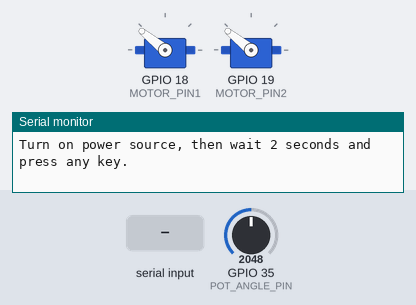
Simulated run of this sketch. Board: ESP32. Parts: 2 × servo, the last lines printed to the serial monitor. The inputs (shaded band) are chosen by the test bench; at power-on: GPIO 35 (POT_ANGLE_PIN) = 2048.

Above: at 3.3 s.
3.4 s: "S2\n" received over Serial
At 4.5 s:
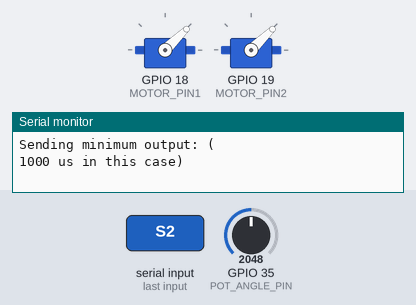
6.4 s: "SET 90\n" received over Serial
At 9.2 s:
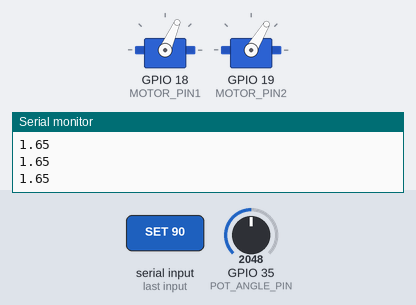
9.4 s: GPIO 35 (POT_ANGLE_PIN) set to 3603
At 10.0 s:
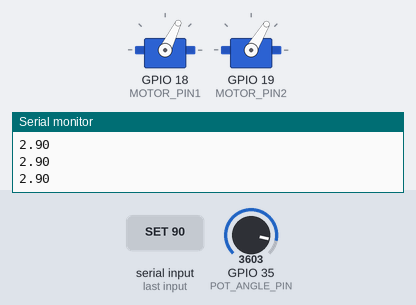
Timing chart, 0 to 12.4 s (numbered marks = the images above; inputs shaded):
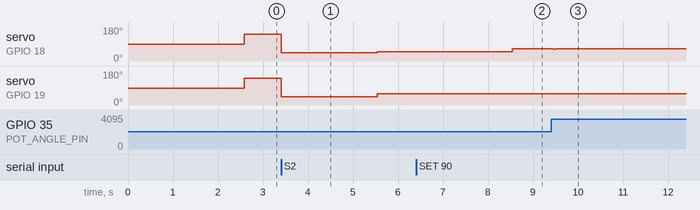

The sketch:

ESP32_PI_CONTROLLER.ino
```cpp
#include <ESP32Servo.h>

#define MAX_SIGNAL 2000
#define MIN_SIGNAL 1000
#define MOTOR_PIN1 18 // GPIO 18
#define MOTOR_PIN2 19 // GPIO 19
#define POT_ANGLE_PIN 35    // GPIO 34, para medir el ángulo
//#define POT_REF_PIN 34      // GPIO 35, para la referencia de voltaje
const int CONSTANT_SPEED = 1150;
bool motor2Running = true;

const int FILTER_SIZE = 10;
float errorBuffer[FILTER_SIZE] = {0};

// Variables para la ecuación en diferencias del controlador
float previousU = 0;
float previousY = 0;
float currentU = 0;
float currentY = 0;

// Variables para control del tiempo de muestreo
unsigned long lastTime = 0;
const float sampleTime = 0.00105; // Tiempo de muestreo en segundos (1.05 ms)

// Variable para controlar el tiempo de establecimiento inicial
unsigned long startTime = 0;
const unsigned long settlingTime = 3000; // Tiempo de establecimiento en milisegundos (5 segundos)

Servo motor1;
Servo motor2;

float refVoltage = 1.6; // Valor inicial de referencia de voltaje
float ref = 1.6;


void setup() {
  Serial.begin(9600);
  Serial.println("CALIBRACIÓN DEL ESC...");
  Serial.println(" ");
  delay(1500);
  Serial.println("Empieza el programa..");
  delay(1000);
  Serial.println("Inicialización del ESC.");

  motor1.attach(MOTOR_PIN1);
  motor2.attach(MOTOR_PIN2);

  // Calibración de ambos motores con señal máxima
  Serial.print("Now writing maximum output: ("); Serial.print(MAX_SIGNAL); Serial.print(" us in this case)"); Serial.print("\n");
  Serial.println("Turn on power source, then wait 2 seconds and press any key.");
  motor1.writeMicroseconds(MAX_SIGNAL);
  motor2.writeMicroseconds(MAX_SIGNAL);

  // Esperar entrada del usuario
  while (!Serial.available());
  Serial.read();

  // Calibración de ambos motores con señal mínima
  Serial.println("\n");
  Serial.println("Sending minimum output: ("); Serial.print(MIN_SIGNAL); Serial.print(" us in this case)"); Serial.print("\n");
  motor1.writeMicroseconds(MIN_SIGNAL);
  motor2.writeMicroseconds(MIN_SIGNAL);

  // Pequeña demora para asegurar que la calibración se complete
  delay(2000);

  Serial.println("The ESCs are calibrated");
  Serial.println("----");
  Serial.println("Motor2 is set to a constant speed of 1150 us");
  Serial.println("Now, adjust the potentiometer to control motor1 speed.");
  Serial.println("Type 'S2' to stop motor2");
  Serial.println("Type 'SET X.X' to set reference voltage");

  // Configurar motor2 a velocidad constante
  motor2.writeMicroseconds(CONSTANT_SPEED);

  // Configurar motor1 a velocidad inicial del 6%
  motor1.writeMicroseconds(1060); // 6% de la velocidad

  // Inicializar el tiempo de inicio
  startTime = millis();
}

void loop() {
  unsigned long currentTime = millis();
  unsigned long elapsedTime = currentTime - lastTime;
  unsigned long runningTime = currentTime - startTime;

  // Verificar si ha pasado el tiempo de muestreo
  if (elapsedTime >= sampleTime * 1000) { // Convertir tiempo de muestreo a milisegundos
    lastTime = currentTime;

    if (Serial.available() > 0) {
      String input = Serial.readStringUntil('\n'); // Leer la entrada hasta un carácter de nueva línea
      input.trim(); // Eliminar cualquier espacio en blanco al inicio o al final

      if (input.equals("S2")) {
        motor2Running = false;
        motor2.writeMicroseconds(MIN_SIGNAL); // Detener motor2
        Serial.println("Motor2 stopped");
      } else if (input.startsWith("SET ")) {
        input.remove(0, 4); // Eliminar el comando 'SET '
        ref = input.toFloat(); // Convertir el valor a float
        Serial.print("Reference voltage set to: "); Serial.print(refVoltage); Serial.println(" V");
      }
    }
    refVoltage = ((ref)/(24.1379))+1.5498;
    // Leer valores de los potenciómetros
    int potAngleValue = analogRead(POT_ANGLE_PIN);
    //int potRefValue = analogRead(POT_REF_PIN);

    // Convertir los valores de los potenciómetros a voltaje
    float angleVoltage = potAngleValue * (3.3 / 4095.0);

    float error = refVoltage - angleVoltage;

    for (int i = FILTER_SIZE - 1; i > 0; i--) {
      errorBuffer[i] = errorBuffer[i - 1];
    }

    errorBuffer[0] = error;

    // Calcular la media móvil del error
    float filteredError = 0;
    for (int i = 0; i < FILTER_SIZE; i++) {
      filteredError += errorBuffer[i];
    }
    filteredError /= FILTER_SIZE;

    // Si ha pasado el tiempo de establecimiento, comenzar a ajustar la velocidad del motor
    if (runningTime >= settlingTime) {
      // Calcular la señal de control (u)
      currentU = filteredError; // Aquí puedes agregar cualquier transformación o ganancia si es necesario

      // Implementar la ecuación en diferencias
      currentY = 0.9721 * currentU - 0.9713 * previousU + previousY;

      // Actualizar los valores anteriores
      previousU = currentU;
      previousY = currentY;

      // Mapear la señal de control al rango de velocidad del motor1
      int mappedSpeed = map(currentY * 1000, 0, 3300, 1060, 1220); // Ajustar los límites si es necesario

      // Limitar la velocidad del motor a su rango máximo y mínimo
      if (mappedSpeed > 1220) {
        mappedSpeed = 1220;
      } else if (mappedSpeed < 1060) {
        mappedSpeed = 1060;
      }

      // Ajustar la velocidad del motor1
      motor1.writeMicroseconds(mappedSpeed);

      float SPEED = (mappedSpeed - 1000) / 10.0;

      //Serial.print(refVoltage +0.15);
      Serial.print(angleVoltage);
      Serial.print("\n");
    } else {
      // Mostrar el tiempo restante para el ajuste
      //Serial.print("Stabilizing... Time remaining: "); Serial.print((settlingTime - runningTime) / 1000.0); Serial.println(" seconds");
    }

    if (motor2Running) {
      motor2.writeMicroseconds(CONSTANT_SPEED); // Mantener motor2 a velocidad constante
    }
  }
}
```

Measured:
- after the input at 3.4 s, servo on GPIO 18 (MOTOR_PIN1): 141° → 44° at once, → 50° 2.1 s later; servo on GPIO 19 (MOTOR_PIN2): 141° → 44° at once, → 59° 2.1 s later
- after the input at 6.4 s, servo on GPIO 18 (MOTOR_PIN1): 50° → 66° after 2.1 s
- after the input at 9.4 s, servo on GPIO 18 (MOTOR_PIN1): 66° → 64° at once, → 65° 0.70 s later, → 66° 0.56 s later
